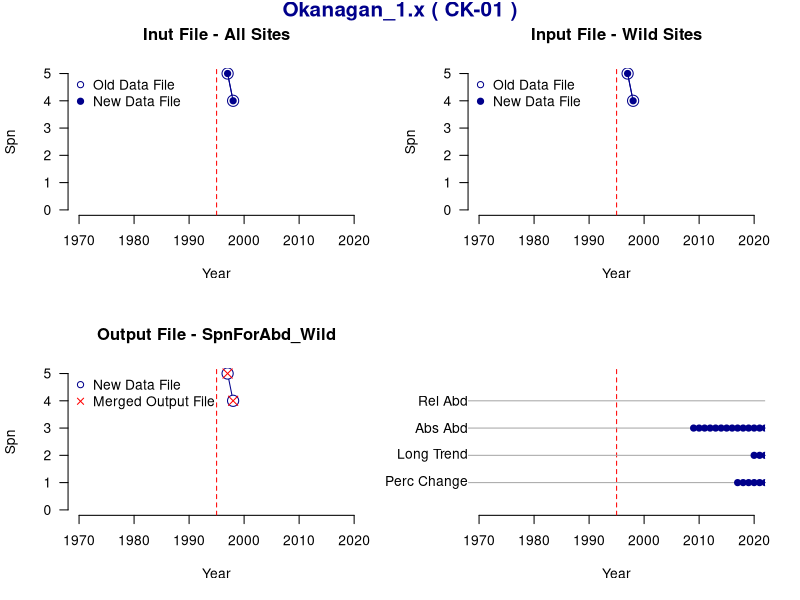
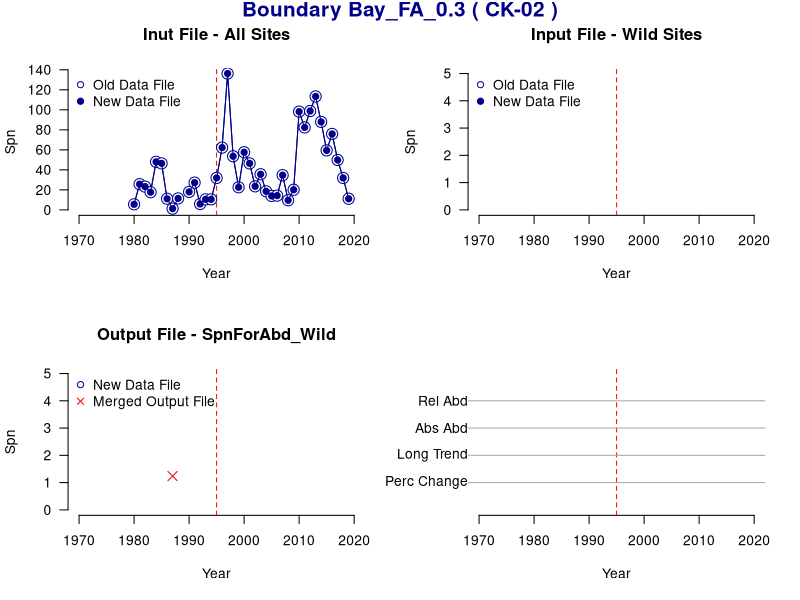
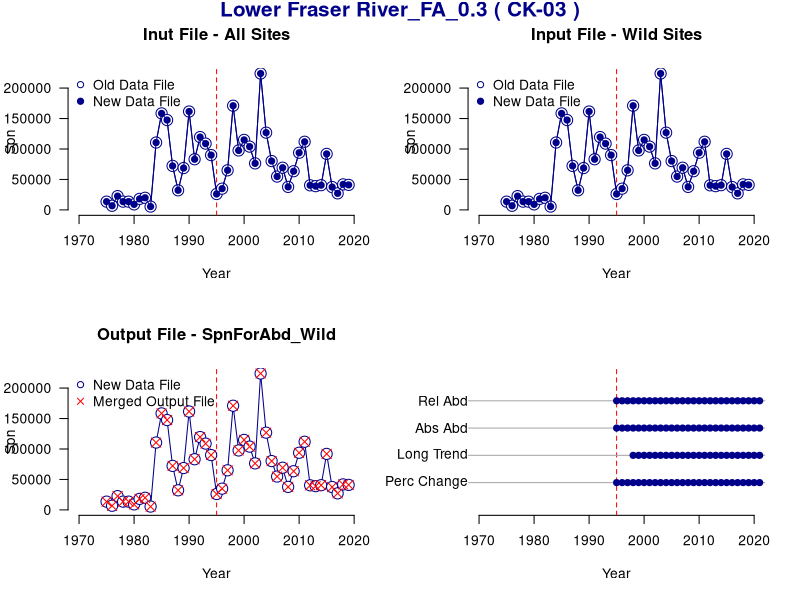
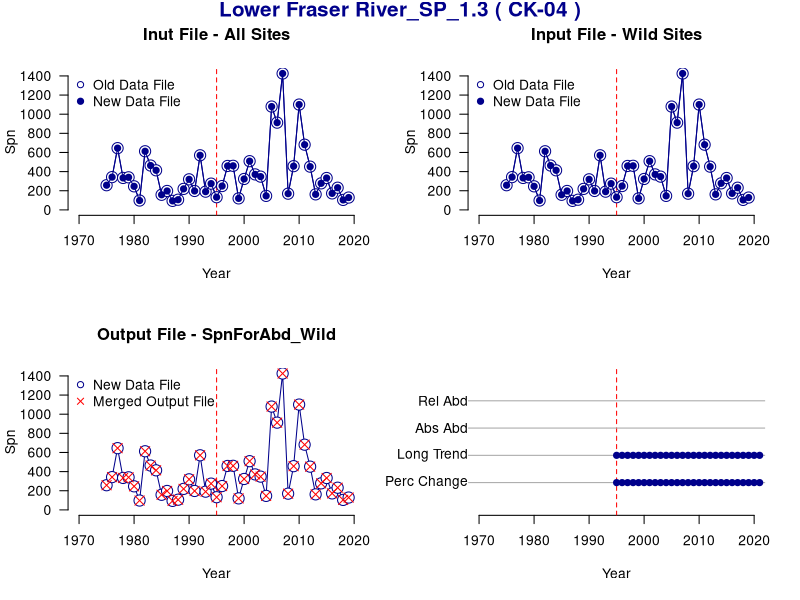
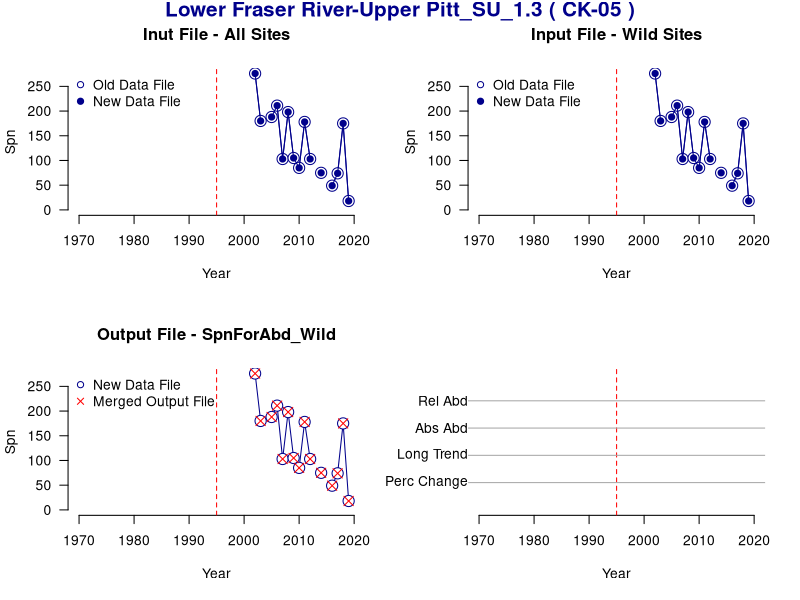
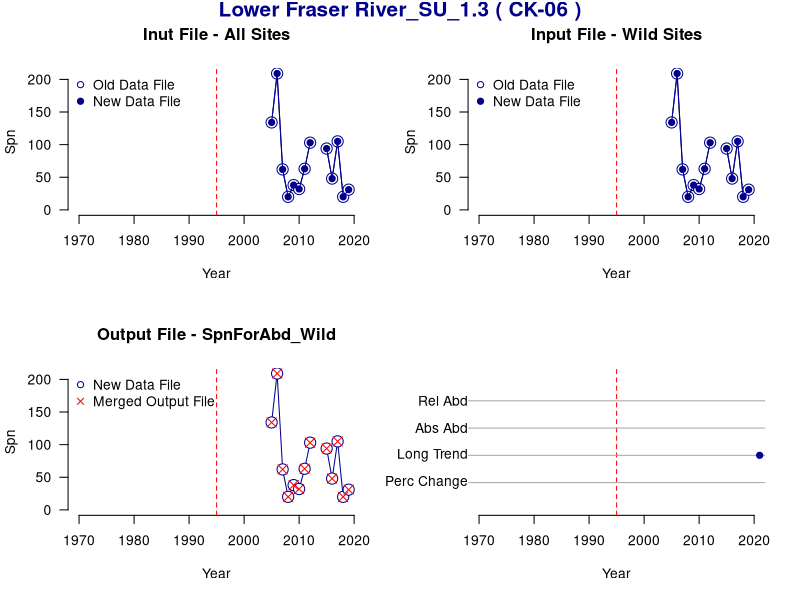
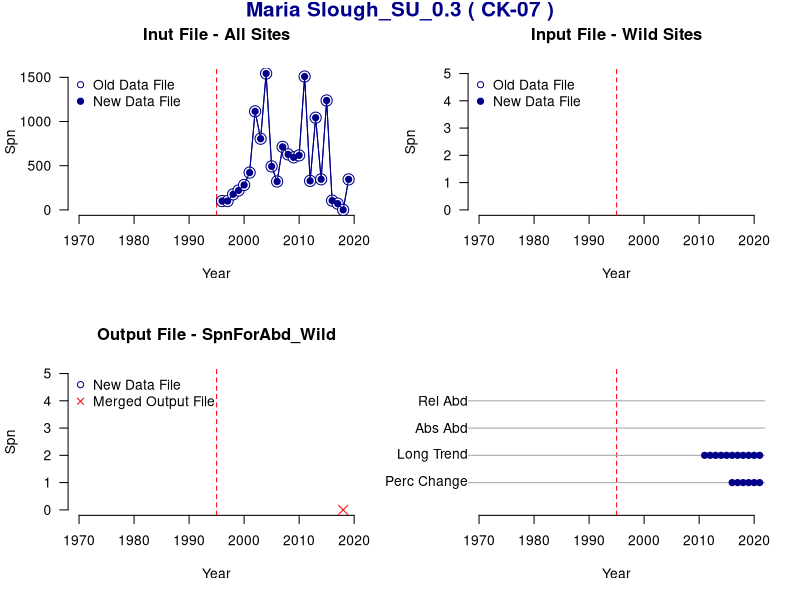
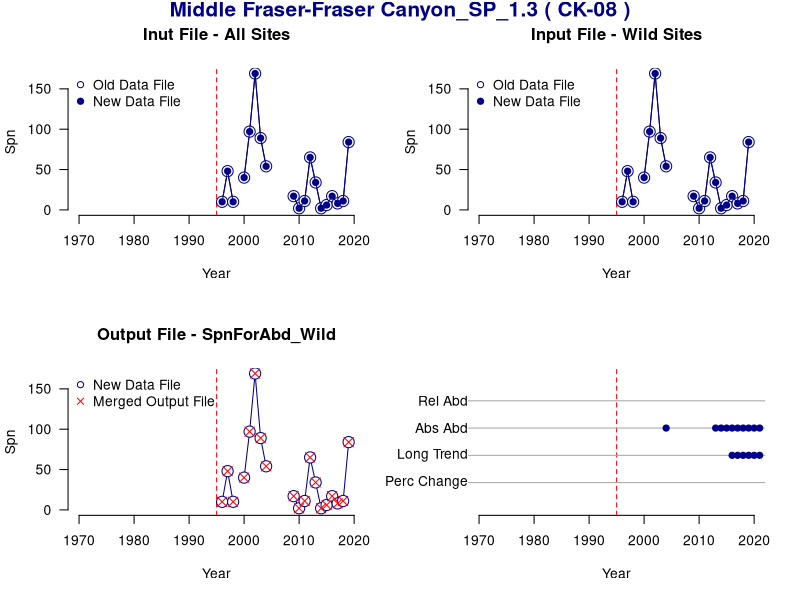

Source code (R) for these figures, in order:
library(tidyverse)


ck.df.old <- read_csv("DATA_IN/Old_Backup_Chinook_SBC_ByCU.csv") #%>% dplyr::filter(!is.na(AllSitesInfilledAdj))
ck.df.new <- read_csv("DATA_IN/Chinook_SBC_ByCU.csv") #%>% dplyr::filter(!is.na(AllSitesInfilledAdj))
ck.merged.output <-   read_csv("DATA_OUT/MERGED_FLAT_FILE_BY_CU.csv") %>%
                            dplyr::filter(Species == "Chinook")
ck.retro.out <- read_csv("DATA_OUT/Retrospective_Metrics_Values.csv")%>%
                      dplyr::filter(Species == "Chinook")



cu.list <- sort(unique(c(ck.df.old$CU_ID,ck.df.new$CU_ID)))
cu.list




yrs.lim <- c(1970,2020) #range(ck.df.old$Year,ck.df.new$Year) 



pdf(paste0("DATA_TRACKING/DataCheck_CK_Inputs.pdf"),onefile=TRUE,height=8.5, width=11)


for(cu.plot in cu.list){
print("-----------------")
print(cu.plot)  
  
par(mfrow=c(2,2))
  
data.old <- ck.df.old %>% dplyr::filter(CU_ID == cu.plot)
data.new <- ck.df.new %>% dplyr::filter(CU_ID == cu.plot)
data.out <- ck.merged.output %>% dplyr::filter(CU_ID == cu.plot)
metrics.out <- ck.retro.out %>% dplyr::filter(CU_ID == cu.plot) 

metrics.out$RelLBM[!is.na(metrics.out$RelLBM)] <- 4
metrics.out$AbsLBM[!is.na(metrics.out$AbsLBM)] <- 3
metrics.out$LongTrend[!is.na(metrics.out$LongTrend)] <- 2
metrics.out$PercChange[!is.na(metrics.out$PercChange)] <- 1
metrics.out



ylim.use <- c(0,max(data.old$AllSitesInfilledAdj,data.new$AllSitesInfilledAdj,na.rm=TRUE))
ylim.use

if(!is.finite(ylim.use[2])){ ylim.use[2] <-5 }

plot(1:5,1:5, type="n",ylim=ylim.use, xlim = yrs.lim,bty="n",xlab = "Year",ylab = "Spn",las=1) 
abline(v=1995,col="red",lty=2)
title(main = paste(unique(data.old$CU_Name),"(",cu.plot,")"),cex.main=1.5, col.main = "darkblue",outer=TRUE,line=-1)



if(sum(!is.na(data.old$AllSitesInfilledAdj))>0) {lines(data.old$Year, data.old$AllSitesInfilledAdj ,pch=21, 
                                                   type="o",cex=1.8,bg="white",col="darkblue")   }
if(sum(!is.na(data.old$AllSitesInfilledAdj))>0) {lines(data.new$Year, data.new$AllSitesInfilledAdj ,pch=19, 
                                                    type="o",cex=1,col="darkblue") }

title(main = "Inut File - All Sites")

legend("topleft",legend=c("Old Data File","New Data File"),pch=c(21,19),col="darkblue",bg="White",bty="n")

ylim.use <- c(0,max(data.old$LowUnkSitesInfilledAdj,data.new$LowUnkSitesInfilledAdj,na.rm=TRUE))
ylim.use


if(!is.finite(ylim.use[2])){ ylim.use[2] <-5 }
  

plot(1:5,1:5, type="n",ylim=ylim.use, xlim = yrs.lim,bty="n",xlab = "Year",ylab = "Spn",las=1)  
abline(v=1995,col="red",lty=2)

if(sum(!is.na(data.old$LowUnkSitesInfilledAdj))>0) {lines(data.old$Year, data.old$LowUnkSitesInfilledAdj ,pch=21, 
                                                    type="o",cex=1.8,bg="white",col="darkblue")   }
if(sum(!is.na(data.old$LowUnkSitesInfilledAdj))>0) {lines(data.new$Year, data.new$LowUnkSitesInfilledAdj,pch=19, 
                                                    type="o",cex=1,col="darkblue") }

title(main = "Input File - Wild Sites")
legend("topleft",legend=c("Old Data File","New Data File"),pch=c(21,19),col="darkblue",bg="White",bty="n")




plot(1:5,1:5, type="n",ylim=ylim.use, xlim = yrs.lim,bty="n",xlab = "Year",ylab = "Spn",las=1)  
abline(v=1995,col="red",lty=2)


if(sum(!is.na(data.new$LowUnkSitesInfilledAdj))>0) {lines(data.new$Year, data.new$LowUnkSitesInfilledAdj ,pch=21, 
                                                          type="o",cex=1.8,bg="white",col="darkblue")   }

if(sum(!is.na(data.out$SpnForAbd_Wild))>0) {lines(data.out$Year, data.out$SpnForAbd_Wild ,pch=4, 
                                                    type="p",cex=1.5,col="red")   }


title(main = "Output File - SpnForAbd_Wild")
legend("topleft",legend=c("New Data File","Merged Output File"),pch=c(21,4),col=c("darkblue","red"),bg="White",bty="n")





plot(1:5,1:5, type="n",ylim=c(0,5), xlim = yrs.lim,bty="n",xlab = "Year",ylab = "",las=1,axes=FALSE)  
axis(1)
abline(v=1995,col="red",lty=2)
abline(h=c(1:4),col="darkgrey")
lines(metrics.out$Year, metrics.out$RelLBM ,pch=19, type="o",cex=1,bg="white",col="darkblue")
lines(metrics.out$Year, metrics.out$AbsLBM ,pch=19, type="o",cex=1,bg="white",col="darkblue")
lines(metrics.out$Year, metrics.out$LongTrend ,pch=19, type="o",cex=1,bg="white",col="darkblue")
lines(metrics.out$Year, metrics.out$PercChange,pch=19, type="o",cex=1,bg="white",col="darkblue")
text(rep(par("usr")[1],4),4:1,c("Rel Abd","Abs Abd","Long Trend","Perc Change"), xpd=NA,adj=1)



} # end looping through CUs


dev.off()